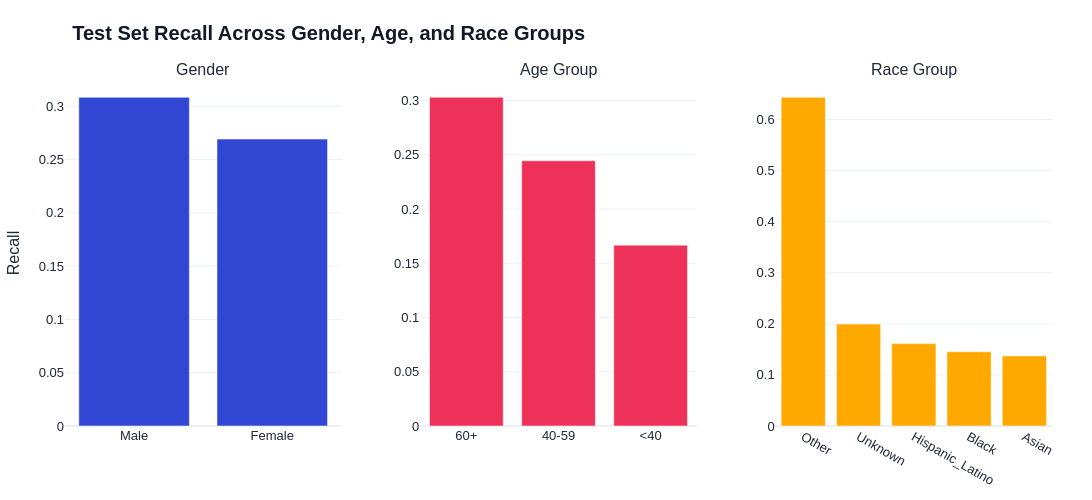

Notebook code cell kept with this figure:
### Code cell
plot_fairness_subplots_plotly(
    test_gender_metrics,
    test_age_metrics,
    test_race_metrics,
    metric="recall",
    title="             Test Set Recall Across Gender, Age, and Race Groups",
    filename="test_recall_fairness_subplots.html"
)

### Figure 1 — Plotly figure (JSON) as saved in the notebook; plotly's stock layout.template omitted (floating-point values rounded to 4 significant figures)
{"data": [{"marker": {"color": "#3146D3"}, "name": "Gender", "type": "bar", "x": ["Male", "Female"], "xaxis": "x", "y": [0.3084, 0.2691], "yaxis": "y"}, {"marker": {"color": "#EE3158"}, "name": "Age Group", "type": "bar", "x": ["60+", "40-59", "<40"], "xaxis": "x2", "y": [0.3029, 0.2444, 0.1667], "yaxis": "y2"}, {"marker": {"color": "#FFA800"}, "name": "Race Group", "type": "bar", "x": ["Other", "Unknown", "Hispanic_Latino", "Black", "Asian"], "xaxis": "x3", "y": [0.6436, 0.1995, 0.1613, 0.1455, 0.1373], "yaxis": "y3"}], "layout": {"annotations": [{"font": {"size": 16}, "showarrow": false, "text": "Gender", "x": 0.14, "xanchor": "center", "xref": "paper", "y": 1, "yanchor": "bottom", "yref": "paper"}, {"font": {"size": 16}, "showarrow": false, "text": "Age Group", "x": 0.5, "xanchor": "center", "xref": "paper", "y": 1, "yanchor": "bottom", "yref": "paper"}, {"font": {"size": 16}, "showarrow": false, "text": "Race Group", "x": 0.86, "xanchor": "center", "xref": "paper", "y": 1, "yanchor": "bottom", "yref": "paper"}], "font": {"color": "#1F2937", "family": "Arial", "size": 13}, "height": 500, "legend": {"title": {"text": "Outcome"}}, "margin": {"b": 50, "l": 50, "r": 40, "t": 80}, "paper_bgcolor": "white", "plot_bgcolor": "white", "showlegend": false, "title": {"font": {"color": "#111827", "size": 20}, "text": "<b>             Test Set Recall Across Gender, Age, and Race Groups</b>", "x": 0, "xanchor": "left"}, "width": 1200, "xaxis": {"anchor": "y", "domain": [0, 0.28], "tickangle": 0}, "xaxis2": {"anchor": "y2", "domain": [0.36, 0.64], "tickangle": 0}, "xaxis3": {"anchor": "y3", "domain": [0.72, 1], "tickangle": 30}, "yaxis": {"anchor": "x", "domain": [0, 1], "title": {"text": "Recall"}}, "yaxis2": {"anchor": "x2", "domain": [0, 1], "title": {"text": ""}}, "yaxis3": {"anchor": "x3", "domain": [0, 1], "title": {"text": ""}}}}
